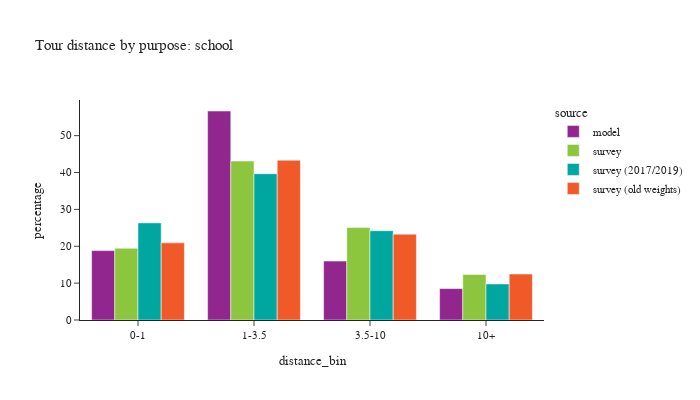

This figure's notebook cell:
### Code cell
plot_bins(tour, tour['pdpurp'] == 2, 'school')

### Figure 1 — Plotly figure (JSON) as saved in the notebook; plotly's stock layout.template omitted (floating-point values rounded to 4 significant figures)
{"data": [{"alignmentgroup": "True", "customdata": [[47205], [142104], [40045], [21361]], "hovertemplate": "source=model<br>distance_bin=%{x}<br>percentage=%{y}<br>sample count=%{customdata[0]}<extra></extra>", "legendgroup": "model", "marker": {"color": "#91268F", "pattern": {"shape": ""}}, "name": "model", "offsetgroup": "model", "orientation": "v", "showlegend": true, "textposition": "auto", "type": "bar", "x": ["0-1", "1-3.5", "3.5-10", "10+"], "xaxis": "x", "y": [18.83, 56.68, 15.97, 8.52], "yaxis": "y"}, {"alignmentgroup": "True", "customdata": [[172], [284], [138], [60]], "hovertemplate": "source=survey<br>distance_bin=%{x}<br>percentage=%{y}<br>sample count=%{customdata[0]}<extra></extra>", "legendgroup": "survey", "marker": {"color": "#8CC63E", "pattern": {"shape": ""}}, "name": "survey", "offsetgroup": "survey", "orientation": "v", "showlegend": true, "textposition": "auto", "type": "bar", "x": ["0-1", "1-3.5", "3.5-10", "10+"], "xaxis": "x", "y": [19.44, 43.12, 25.08, 12.36], "yaxis": "y"}, {"alignmentgroup": "True", "customdata": [[157], [284], [150], [60]], "hovertemplate": "source=survey (2017/2019)<br>distance_bin=%{x}<br>percentage=%{y}<br>sample count=%{customdata[0]}<extra></extra>", "legendgroup": "survey (2017/2019)", "marker": {"color": "#00A7A0", "pattern": {"shape": ""}}, "name": "survey (2017/2019)", "offsetgroup": "survey (2017/2019)", "orientation": "v", "showlegend": true, "textposition": "auto", "type": "bar", "x": ["0-1", "1-3.5", "3.5-10", "10+"], "xaxis": "x", "y": [26.33, 39.68, 24.21, 9.778], "yaxis": "y"}, {"alignmentgroup": "True", "customdata": [[388], [805], [360], [93]], "hovertemplate": "source=survey (old weights)<br>distance_bin=%{x}<br>percentage=%{y}<br>sample count=%{customdata[0]}<extra></extra>", "legendgroup": "survey (old weights)", "marker": {"color": "#F05A28", "pattern": {"shape": ""}}, "name": "survey (old weights)", "offsetgroup": "survey (old weights)", "orientation": "v", "showlegend": true, "textposition": "auto", "type": "bar", "x": ["0-1", "1-3.5", "3.5-10", "10+"], "xaxis": "x", "y": [20.92, 43.33, 23.29, 12.47], "yaxis": "y"}], "layout": {"barmode": "group", "font": {"size": 11}, "height": 400, "legend": {"title": {"text": "source"}, "tracegroupgap": 0}, "title": {"text": "Tour distance by purpose: school"}, "width": 700, "xaxis": {"anchor": "y", "domain": [0.0, 1.0], "title": {"text": "distance_bin"}}, "yaxis": {"anchor": "x", "domain": [0.0, 1.0], "title": {"text": "percentage"}}}}
